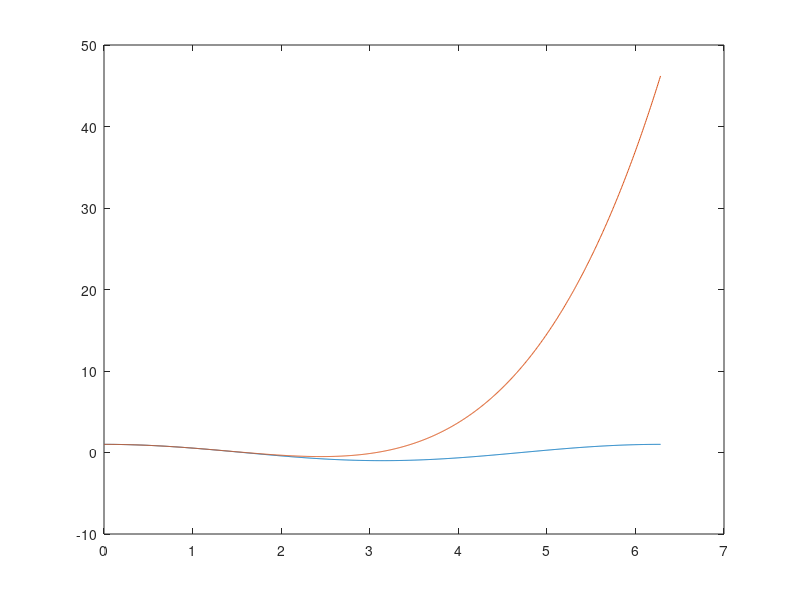

MATLAB code for this plot:
% Page 41 Ans 7
clc;
clear all;
x = linspace(0, 2*pi, 1000);
y = cos(x);
z = 1 - (x.^2)/2 + (x.^4)/24;
plot(x,y,x,z);
